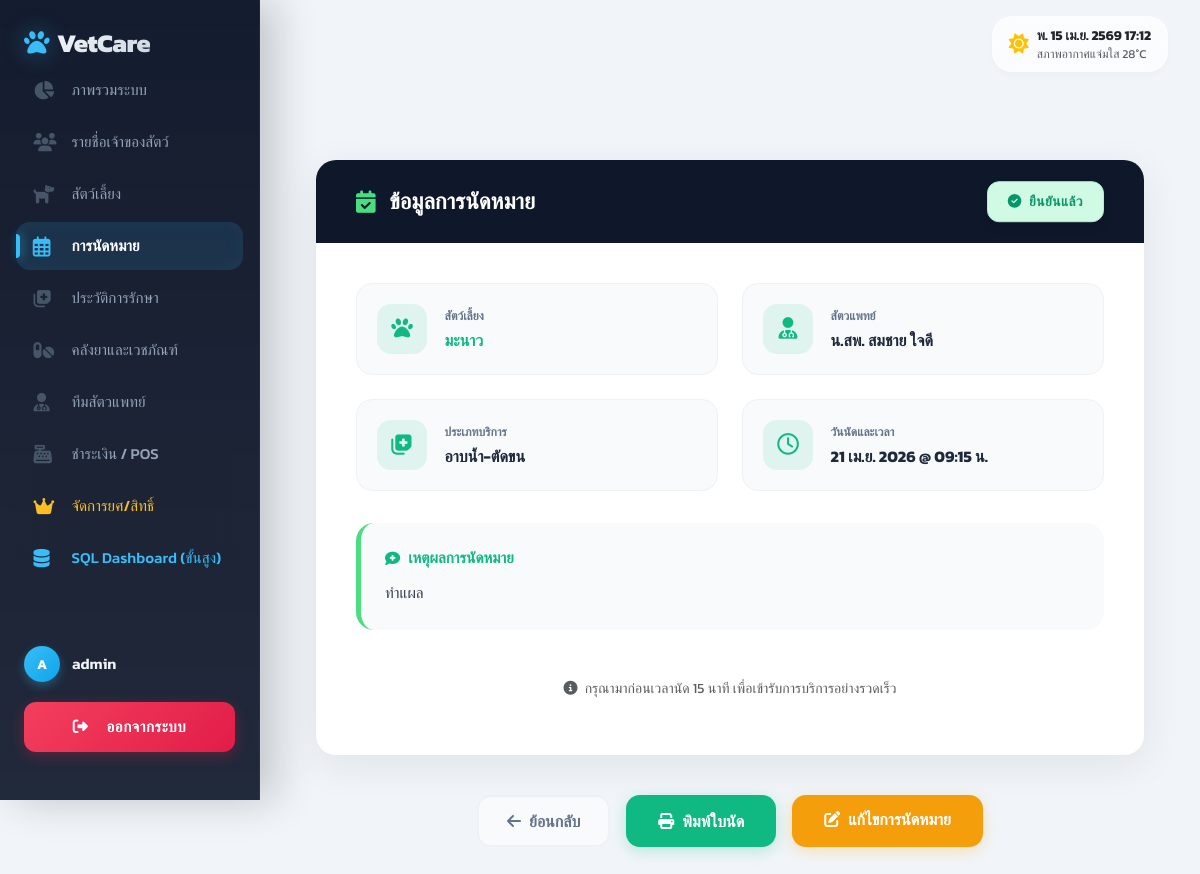
The app's page /appointments/62/ (signed in) with its own data.
### myapp/models.py (models this page shows, shortened)
class Appointment(models.Model):
    STATUS_CHOICES = [
        ('pending',     'รอยืนยัน'),
        ('confirmed',   'ยืนยันแล้ว'),
        ('in_progress', 'กำลังตรวจ'),
        ('cancelled',   'ยกเลิก'),
        ('completed',   'เสร็จสิ้น'),
    ]
    SERVICE_CHOICES = [
        ('ตรวจสุขภาพ', 'ตรวจสุขภาพ'),
        ('ฉีดวัคซีน', 'ฉีดวัคซีน'),
        ('ผ่าตัด', 'ผ่าตัด'),
        ('อาบน้ำ-ตัดขน', 'อาบน้ำ-ตัดขน'),
        ('ทำหมัน', 'ทำหมัน'),
        ('ทำฟัน', 'ทำฟัน'),
        ('อื่นๆ', 'อื่นๆ'),
    ]
    ref_no = models.CharField(max_length=20, blank=True, null=True, verbose_name='เลขที่ใบนัด')
    pet = models.ForeignKey(Pet, on_delete=models.CASCADE, verbose_name='สัตว์เลี้ยง')
    vet = models.ForeignKey(Vet, on_delete=models.CASCADE, verbose_name='สัตวแพทย์')
    appointment_date = models.DateField(blank=True, null=True, verbose_name='วันที่นัด')
    appointment_time = models.TimeField(blank=True, null=True, verbose_name='เวลานัด')
    service_type = models.CharField(max_length=50, choices=SERVICE_CHOICES, blank=True, null=True, verbose_name='ประเภทบริการ')
    status = models.CharField(max_length=20, choices=STATUS_CHOICES, default='pending', verbose_name='สถานะ')
    reason = models.TextField(blank=True, null=True, verbose_name='อาการ/หมายเหตุ')
    created_at = models.DateTimeField(auto_now_add=True, null=True, blank=True)

class Pet(models.Model):
    owner = models.ForeignKey(Owner, on_delete=models.CASCADE, related_name='pets')
    name = models.CharField(max_length=100)
    customer_id = models.CharField(max_length=50, blank=True, null=True, verbose_name='รหัสลูกค้า')
    microchip_number = models.CharField(max_length=50, blank=True, null=True, verbose_name='เลขที่ชิป')
    price_level_choices = [
        ('ราคาปกติ', 'ราคาปกติ'),
        ('ราคาพิเศษ', 'ราคาพิเศษ')
    ]
    price_level = models.CharField(max_length=50, choices=price_level_choices, blank=True, null=True, verbose_name='ระดับราคา')
    sex_choices = [
        ('M', 'ตัวผู้'),
        ('F', 'ตัวเมีย')
    ]
    sex = models.CharField(max_length=10, choices=sex_choices, blank=True, null=True, verbose_name='เพศ')
    species = models.CharField(max_length=50, verbose_name='ประเภทสัตว์')
    breed = models.CharField(max_length=50, blank=True, null=True, verbose_name='สายพันธุ์')
    remarks = models.TextField(blank=True, null=True, verbose_name='หมายเหตุ')
    image = models.ImageField(upload_to='pet_images/', blank=True, null=True, verbose_name='รูปภาพสัตว์เลี้ยง')
    birth_date = models.DateField(blank=True, null=True, verbose_name='วันเกิด')

class Vet(models.Model):
    doctor_id = models.CharField(max_length=50, blank=True, null=True, verbose_name='รหัสแพทย์')
    license_no = models.CharField(max_length=50, blank=True, null=True, verbose_name='เลขที่ใบอนุญาตประกอบวิชาชีพ')
    role_choices = [
        ('แพทย์ฝึกหัด', 'แพทย์ฝึกหัด'),
        ('สัตวแพทย์', 'สัตวแพทย์'),
        ('สัตวแพทย์อาวุโส', 'สัตวแพทย์อาวุโส')
    ]
    role_level = models.CharField(max_length=50, choices=role_choices, blank=True, null=True, verbose_name='ระดับตำแหน่ง')
    first_name = models.CharField(max_length=100, blank=True, null=True, verbose_name='ชื่อ')
    last_name = models.CharField(max_length=100, blank=True, null=True, verbose_name='นามสกุล')
    national_id = models.CharField(max_length=20, blank=True, null=True, verbose_name='เลขประจำตัวประชาชน')
    specialization_choices = [
        ('อายุรกรรมทั่วไป', 'อายุรกรรมทั่วไป'),
        ('ศัลยกรรม', 'ศัลยกรรม'),
        ('สัตว์เลี้ยงพิเศษ (Exotic)', 'สัตว์เลี้ยงพิเศษ (Exotic)'),
        ('โรคผิวหนัง', 'โรคผิวหนัง'),
        ('หัวใจและหลอดเลือด', 'หัวใจและหลอดเลือด'),
        ('จักษุวิทยา', 'จักษุวิทยา')
    ]
    specialization = models.CharField(max_length=100, choices=specialization_choices, blank=True, null=True, verbose_name='สาขาความเชี่ยวชาญ')
    degree = models.CharField(max_length=100, blank=True, null=True, verbose_name='วุฒิการศึกษา')
    university = models.CharField(max_length=100, blank=True, null=True, verbose_name='มหาวิทยาลัย')
    license_expiry = models.DateField(blank=True, null=True, verbose_name='วันหมดอายุใบอนุญาต')
    address_1 = models.CharField(max_length=255, blank=True, null=True, verbose_name='ที่อยู่บรรทัดที่ 1')
    address_2 = models.CharField(max_length=255, blank=True, null=True, verbose_name='ที่อยู่บรรทัดที่ 2')
    phone = models.CharField(max_length=15, blank=True, null=True, verbose_name='เบอร์มือถือ')
    email = models.EmailField(blank=True, null=True, verbose_name='อีเมล')
    working_hours = models.TextField(blank=True, null=True, verbose_name='ตารางปฏิบัติงาน')
    remarks = models.TextField(blank=True, null=True, verbose_name='หมายเหตุ')
    image = models.ImageField(upload_to='vet_images/', blank=True, null=True, verbose_name='รูปถ่ายแพทย์')

### myapp/views.py (the view)
# urls.py: path('appointments/<int:pk>/', views.AppointmentDetailView.as_view(), name='appointment_detail'),
class AppointmentDetailView(DetailView):
    model = Appointment
    template_name = 'myapp/appointment/appointment_detail.html'
    context_object_name = 'appointment'

### myapp/templates/myapp/appointment/appointment_detail.html (shortened to what this page needs)
{% extends 'myapp/core/base.html' %}
{% load static %}
{% block content %}
<div class="appointment-detail-wrapper">
    <div class="modern-detail-card">
        <header class="modern-card-header">
            <h3><i class="fas fa-calendar-check"></i> ข้อมูลการนัดหมาย</h3>
            <span class="status-badge-float
                {% if object.status == 'pending' %}bg-pending
                {% elif object.status == 'confirmed' %}bg-confirmed
                {% elif object.status == 'in_progress' %}bg-in-progress
                {% elif object.status == 'completed' %}bg-completed
                {% else %}bg-cancelled{% endif %}">
                <i class="fas {% if object.status == 'confirmed' %}fa-check-circle{% elif object.status == 'pending' %}fa-clock{% elif object.status == 'in_progress' %}fa-stethoscope{% elif object.status == 'completed' %}fa-check-double{% else %}fa-times-circle{% endif %} me-1"></i>
                {{ object.get_status_display }}
            </span>
        </header>
        <div class="modern-card-body">
            <div class="data-grid">
                <div class="data-item">
                    <div class="data-icon"><i class="fas fa-paw"></i></div>
                    <div class="data-content">
                        <label>สัตว์เลี้ยง</label>
                        <span class="highlight-green">{{ object.pet.name }}</span>
                    </div>
                </div>
                <div class="data-item">
                    <div class="data-icon"><i class="fas fa-user-md"></i></div>
                    <div class="data-content">
                        <label>สัตวแพทย์</label>
                        <span>น.สพ. {{ object.vet.first_name }} {{ object.vet.last_name }}</span>
                    </div>
                </div>
                <div class="data-item">
                    <div class="data-icon"><i class="fas fa-notes-medical"></i></div>
                    <div class="data-content">
                        <label>ประเภทบริการ</label>
                        <span>{{ object.get_service_type_display|default:"ตรวจรักษาทั่วไป" }}</span>
                    </div>
                </div>
                <div class="data-item">
                    <div class="data-icon"><i class="far fa-clock"></i></div>
                    <div class="data-content">
                        <label>วันนัดและเวลา</label>
                        <span>{{ object.appointment_date|date:"d M Y" }} @ {{ object.appointment_time|time:"H:i" }} น.</span>
                    </div>
                </div>
            </div>
            <div class="modern-reason-container">
                <div class="modern-reason-box">
                    <label><i class="fas fa-comment-medical"></i> เหตุผลการนัดหมาย</label>
                    <div class="reason-content">
                        {{ object.reason|default:"ไม่มีระบุรายละเอียดเพิ่มเติม" }}
                    </div>
                </div>
            </div>
            <div class="text-center mt-5">
                <p class="text-muted small"><i class="fas fa-info-circle me-1"></i> กรุณามาก่อนเวลานัด 15 นาที เพื่อเข้ารับการบริการอย่างรวดเร็ว</p>
            </div>
        </div>
    </div>
    <div class="action-toolbar">
        <a href="{% url 'appointment_list' %}" class="btn-ghost">
            <i class="fas fa-arrow-left me-2"></i>ย้อนกลับ
        </a>
        <button onclick="window.print()" class="btn-action-green">
            <i class="fas fa-print me-2"></i>พิมพ์ใบนัด
        </button>
        <a href="{% url 'appointment_update' object.pk %}" class="btn-action-warm">
            <i class="fas fa-edit me-2"></i>แก้ไขการนัดหมาย
        </a>
    </div>
</div>
{% endblock %}

### myapp/templates/myapp/core/base.html (shortened to what this page needs)
<!DOCTYPE html>
<html lang="th" data-bs-theme="light">
<head>
    <link href="https://cdn.jsdelivr.net/npm/bootstrap@5.3.3/dist/css/bootstrap.min.css" rel="stylesheet">
    <link rel="stylesheet" href="https://cdnjs.cloudflare.com/ajax/libs/font-awesome/6.4.0/css/all.min.css">
</head>
<body>
    {% if request.user.is_authenticated %}
    <aside class="sidebar d-flex flex-column" id="sidebar">
        <div class="sidebar-header d-flex justify-content-between align-items-center mb-1">
            <a href="{% url 'dashboard' %}" class="sidebar-brand mb-0">
                <i class="fas fa-paw me-2"></i> VetCare
            </a>
        </div>
        <div class="sidebar-content">
            <ul class="nav flex-column nav-sidebar w-100">
                <li class="nav-item">
                    <a class="nav-link {% if request.path == '/' or '/dashboard' in request.path %}active{% endif %}" href="{% url 'dashboard' %}">
                        <i class="fas fa-chart-pie"></i> ภาพรวมระบบ
                    </a>
                </li>
                <li class="nav-item">
                    <a class="nav-link {% if '/owners' in request.path %}active{% endif %}" href="{% url 'owner_list' %}">
                        <i class="fas fa-users"></i> รายชื่อเจ้าของสัตว์
                    </a>
                </li>
                <li class="nav-item">
                    <a class="nav-link {% if '/pets' in request.path %}active{% endif %}" href="{% url 'pet_list' %}">
                        <i class="fas fa-dog"></i> สัตว์เลี้ยง
                    </a>
                </li>
                <li class="nav-item">
                    <a class="nav-link {% if '/appointments' in request.path %}active{% endif %}" href="{% url 'appointment_list' %}">
                        <i class="far fa-calendar-alt"></i> การนัดหมาย
                    </a>
                </li>
                <li class="nav-item">
                    <a class="nav-link {% if '/medical-records' in request.path %}active{% endif %}" href="{% url 'medical_record_list' %}">
                        <i class="fas fa-notes-medical"></i> ประวัติการรักษา
                    </a>
                </li>
                <li class="nav-item">
                    <a class="nav-link {% if '/medicines' in request.path %}active{% endif %}" href="{% url 'medicine_list' %}">
                        <i class="fas fa-pills"></i> คลังยาและเวชภัณฑ์
                    </a>
                </li>
                <li class="nav-item">
                    <a class="nav-link {% if '/vets' in request.path %}active{% endif %}" href="{% url 'vet_list' %}">
                        <i class="fas fa-user-md"></i> ทีมสัตวแพทย์
                    </a>
                </li>
                <li class="nav-item">
                    <a class="nav-link {% if '/pos' in request.path %}active{% endif %}" href="{% url 'pos' %}">
                        <i class="fas fa-cash-register"></i> ชำระเงิน / POS
                    </a>
                </li>
                {% if request.user.is_superuser %}
                <li class="nav-item">
                    <a class="nav-link theme-gold {% if '/users' in request.path %}active{% endif %}" href="{% url 'admin_user_management' %}">
                        <i class="fas fa-crown"></i> จัดการยศ/สิทธิ์
                    </a>
                </li>
                <li class="nav-item">
                    <a class="nav-link theme-cyan {% if '/sql-dashboard' in request.path %}active{% endif %}" href="{% url 'sql_clinic_dashboard' %}">
                        <i class="fas fa-database"></i> SQL Dashboard (ขั้นสูง)
                    </a>
                </li>
                {% endif %}
            </ul>
        </div>
        <div class="sidebar-footer">
            <div class="user-profile-mini">
                <div class="avatar-circle">
                    {{ request.user.username|make_list|first|upper }}
                </div>
                <div class="username">
                    {% if request.user.first_name %}{{ request.user.first_name }}{% else %}{{ request.user.username }}{% endif %}
                </div>
            </div>
            <form action="{% url 'logout' %}" method="post" class="px-0">
                <button type="submit" class="btn btn-logout-premium">
                    <i class="fas fa-sign-out-alt me-2"></i>ออกจากระบบ
                </button>
            </form>
        </div>
    </aside>
    {% endif %}
    {% if request.user.is_authenticated %}
    <header class="navbar-top d-flex justify-content-between align-items-center">
        <div class="d-flex align-items-center gap-3">
            <div class="glass-widget d-none d-md-flex align-items-center">
                <i class="fas fa-sun text-warning me-2 fs-5"></i>
                <div>
                    <div class="fw-bold" style="font-size: 0.85rem;" id="datetimeWidget">Loading...</div>
                    <div class="text-muted" style="font-size: 0.75rem;">สภาพอากาศแจ่มใส 28°C</div>
                </div>
            </div>
        </div>
    </header>
    {% endif %}
    <main class="main-wrapper">
        <div class="container-fluid px-0">
            {% block content %}{% endblock %}
        </div>
    </main>
</body>
</html>

### records on screen
Appointment: status "ยืนยันแล้ว", pet.name "มะนาว", vet.first_name "สมชาย", vet.last_name "ใจดี", service_type "อาบน้ำ-ตัดขน", appointment_date "21 เม.ย. 2026", appointment_time "09:15", reason "ทำแผล"

### other values on screen
{{ request.user.username|make_list|first|upper }} "A"
{{ request.user.first_name }} "admin"
